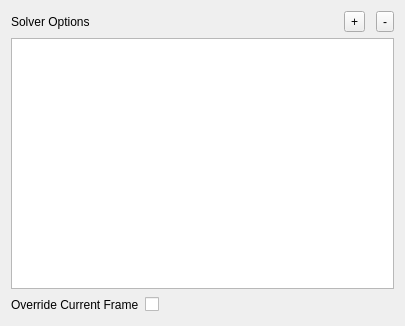
<?xml version="1.0" encoding="UTF-8"?>
<ui version="4.0">
 <class>Form</class>
 <widget class="QWidget" name="Form">
  <property name="geometry">
   <rect>
    <x>0</x>
    <y>0</y>
    <width>405</width>
    <height>326</height>
   </rect>
  </property>
  <property name="windowTitle">
   <string>Form</string>
  </property>
  <layout class="QVBoxLayout" name="verticalLayout" stretch="0,0,0">
   <item>
    <layout class="QHBoxLayout" name="solverTop_layout">
     <item>
      <widget class="QLabel" name="solver_label">
       <property name="text">
        <string>Solver Options</string>
       </property>
      </widget>
     </item>
     <item>
      <spacer name="horizontalSpacer_2">
       <property name="orientation">
        <enum>Qt::Horizontal</enum>
       </property>
       <property name="sizeHint" stdset="0">
        <size>
         <width>40</width>
         <height>20</height>
        </size>
       </property>
      </spacer>
     </item>
     <item>
      <widget class="QToolButton" name="add_toolButton">
       <property name="text">
        <string>+</string>
       </property>
      </widget>
     </item>
     <item>
      <spacer name="horizontalSpacer_11">
       <property name="orientation">
        <enum>Qt::Horizontal</enum>
       </property>
       <property name="sizeType">
        <enum>QSizePolicy::Minimum</enum>
       </property>
       <property name="sizeHint" stdset="0">
        <size>
         <width>5</width>
         <height>20</height>
        </size>
       </property>
      </spacer>
     </item>
     <item>
      <widget class="QToolButton" name="remove_toolButton">
       <property name="text">
        <string>-</string>
       </property>
      </widget>
     </item>
    </layout>
   </item>
   <item>
    <layout class="QVBoxLayout" name="solver_layout">
     <item>
      <widget class="QTableView" name="tableView">
       <property name="sizePolicy">
        <sizepolicy hsizetype="Preferred" vsizetype="Preferred">
         <horstretch>0</horstretch>
         <verstretch>0</verstretch>
        </sizepolicy>
       </property>
       <property name="maximumSize">
        <size>
         <width>16777215</width>
         <height>16777215</height>
        </size>
       </property>
      </widget>
     </item>
    </layout>
   </item>
   <item>
    <layout class="QHBoxLayout" name="solverOverrides_layout">
     <item>
      <widget class="QLabel" name="overrideCurrentFrame_label">
       <property name="text">
        <string>Override Current Frame</string>
       </property>
      </widget>
     </item>
     <item>
      <widget class="QCheckBox" name="overrideCurrentFrame_checkBox">
       <property name="text">
        <string/>
       </property>
      </widget>
     </item>
     <item>
      <spacer name="horizontalSpacer_6">
       <property name="orientation">
        <enum>Qt::Horizontal</enum>
       </property>
       <property name="sizeHint" stdset="0">
        <size>
         <width>40</width>
         <height>20</height>
        </size>
       </property>
      </spacer>
     </item>
    </layout>
   </item>
  </layout>
 </widget>
 <resources/>
 <connections/>
</ui>
